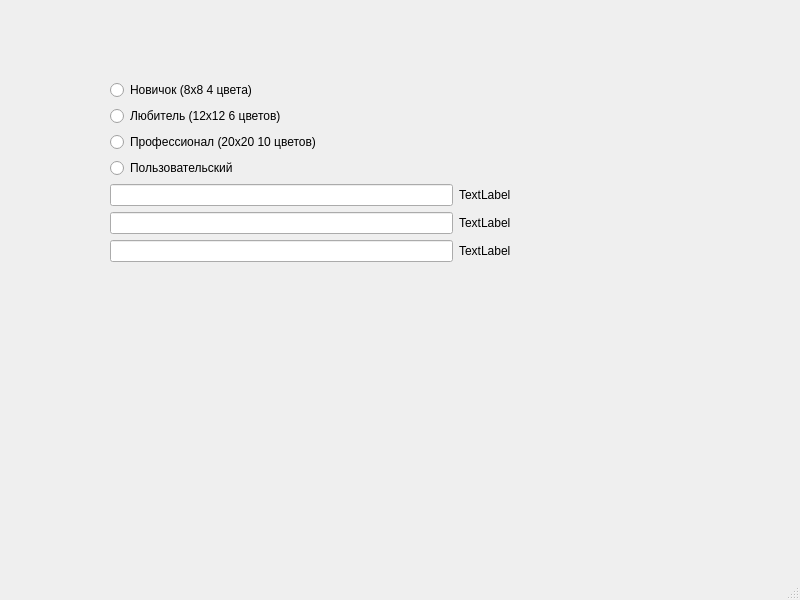
<?xml version="1.0" encoding="UTF-8"?>
<ui version="4.0">
 <class>MainWindow</class>
 <widget class="QMainWindow" name="MainWindow">
  <property name="geometry">
   <rect>
    <x>0</x>
    <y>0</y>
    <width>800</width>
    <height>600</height>
   </rect>
  </property>
  <property name="windowTitle">
   <string>MainWindow</string>
  </property>
  <widget class="QWidget" name="centralwidget">
   <widget class="QWidget" name="verticalLayoutWidget">
    <property name="geometry">
     <rect>
      <x>110</x>
      <y>80</y>
      <width>401</width>
      <height>301</height>
     </rect>
    </property>
    <layout class="QVBoxLayout" name="verticalLayout">
     <item>
      <widget class="QRadioButton" name="radioButton_2">
       <property name="text">
        <string>Новичок (8x8 4 цвета)</string>
       </property>
      </widget>
     </item>
     <item>
      <widget class="QRadioButton" name="radioButton_3">
       <property name="text">
        <string>Любитель (12x12 6 цветов)</string>
       </property>
      </widget>
     </item>
     <item>
      <widget class="QRadioButton" name="radioButton_4">
       <property name="text">
        <string>Профессионал (20x20 10 цветов)</string>
       </property>
      </widget>
     </item>
     <item>
      <widget class="QRadioButton" name="radioButton">
       <property name="text">
        <string>Пользовательский</string>
       </property>
      </widget>
     </item>
     <item>
      <layout class="QHBoxLayout" name="horizontalLayout">
       <item>
        <widget class="QLineEdit" name="lineEdit">
         <property name="layoutDirection">
          <enum>Qt::LeftToRight</enum>
         </property>
         <property name="alignment">
          <set>Qt::AlignLeading|Qt::AlignLeft|Qt::AlignVCenter</set>
         </property>
        </widget>
       </item>
       <item>
        <widget class="QLabel" name="label">
         <property name="text">
          <string>TextLabel</string>
         </property>
        </widget>
       </item>
      </layout>
     </item>
     <item>
      <layout class="QHBoxLayout" name="horizontalLayout_2">
       <item>
        <widget class="QLineEdit" name="lineEdit_2"/>
       </item>
       <item>
        <widget class="QLabel" name="label_2">
         <property name="text">
          <string>TextLabel</string>
         </property>
        </widget>
       </item>
      </layout>
     </item>
     <item>
      <layout class="QHBoxLayout" name="horizontalLayout_3">
       <item>
        <widget class="QLineEdit" name="lineEdit_3"/>
       </item>
       <item>
        <widget class="QLabel" name="label_3">
         <property name="text">
          <string>TextLabel</string>
         </property>
        </widget>
       </item>
      </layout>
     </item>
     <item>
      <spacer name="verticalSpacer">
       <property name="orientation">
        <enum>Qt::Vertical</enum>
       </property>
       <property name="sizeHint" stdset="0">
        <size>
         <width>20</width>
         <height>40</height>
        </size>
       </property>
      </spacer>
     </item>
    </layout>
   </widget>
  </widget>
  <widget class="QStatusBar" name="statusbar"/>
 </widget>
 <resources/>
 <connections/>
</ui>
